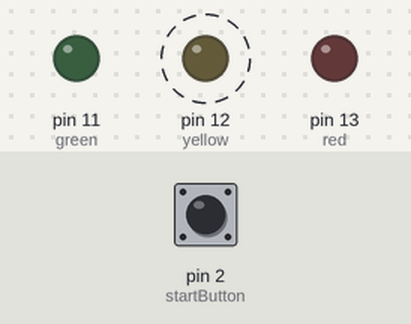
Bench run of a sketch on a simulated Arduino Uno, built with avr-gcc and run on an emulated ATmega328P. Parts: output pins drawn as LEDs (lit = HIGH). Dashed ring = blinking. The test bench sets the inputs (shaded band); at power-on: pin 2 (startButton) HIGH.

Above: at 3.8 s.
3.9 s: pin 2 (startButton) pulled LOW for 1.3 s
At 4.7 s:
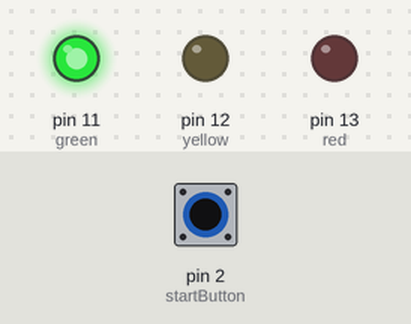
At 9.7 s:
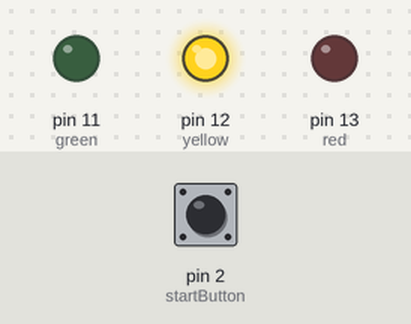
13.6 s: pin 2 (startButton) pulled LOW for 3.2 s
At 23.2 s:
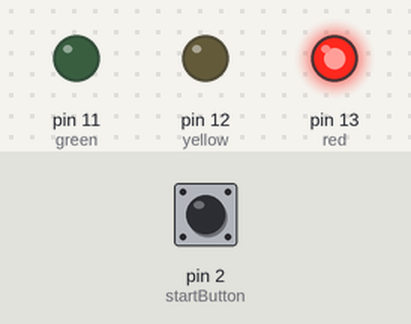
Timing chart, 0 to 24.3 s (numbered marks = the images above; inputs shaded):
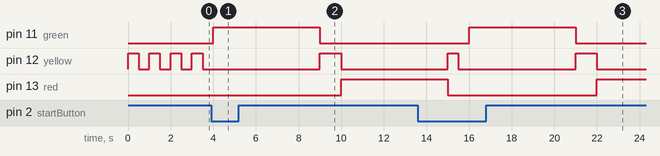

Measured:
- after the input at 3.9 s, pin 11 (green): LOW → HIGH after 0.10 s, → LOW 5.0 s later; pin 13 (red): LOW → HIGH after 6.1 s
- after the input at 13.6 s, pin 11 (green): LOW → HIGH after 2.4 s, → LOW 5.0 s later

The sketch:

Code.ino
```cpp
#define red 13
#define yellow 12
#define green 11
#define startButton 2

int count = 0;

void setup()
{
 pinMode(red, OUTPUT);
 pinMode(yellow, OUTPUT);
 pinMode(green, OUTPUT);
 pinMode(startButton, INPUT_PULLUP);
}

void loop()
{
 digitalWrite(yellow, HIGH);
 delay(500);
 digitalWrite(yellow, LOW);
 delay(500);

 if (digitalRead(startButton) == LOW) // Changed to check for LOW
 {
   count++;

   digitalWrite(green, HIGH);
   delay(5000);
   digitalWrite(green, LOW);

   digitalWrite(yellow, HIGH);
   delay(1000);
   digitalWrite(yellow, LOW);

   digitalWrite(red, HIGH);
   delay(5000);
   digitalWrite(red, LOW);
 }
}
```
